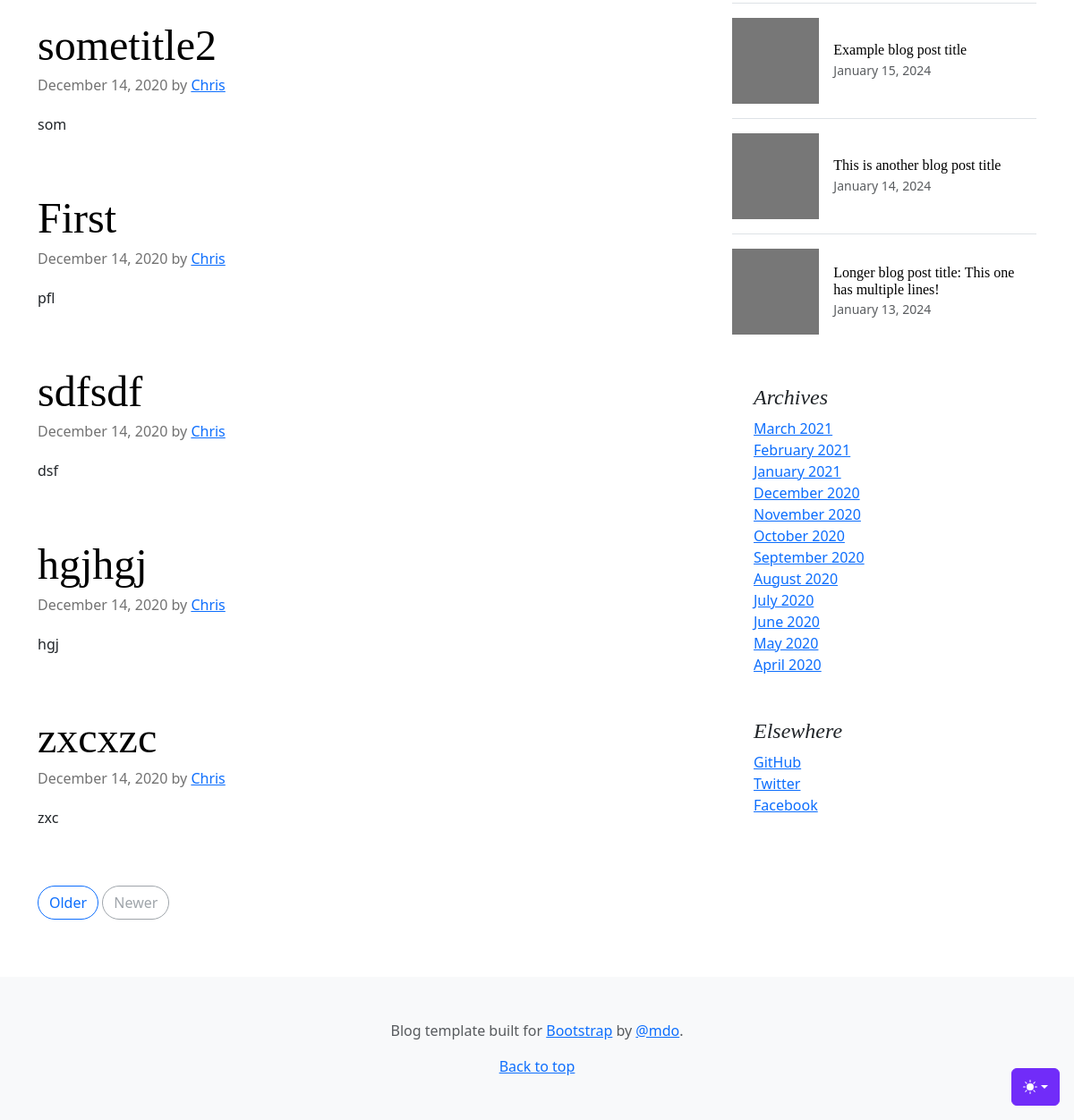
The app's page / (lower part), older data.
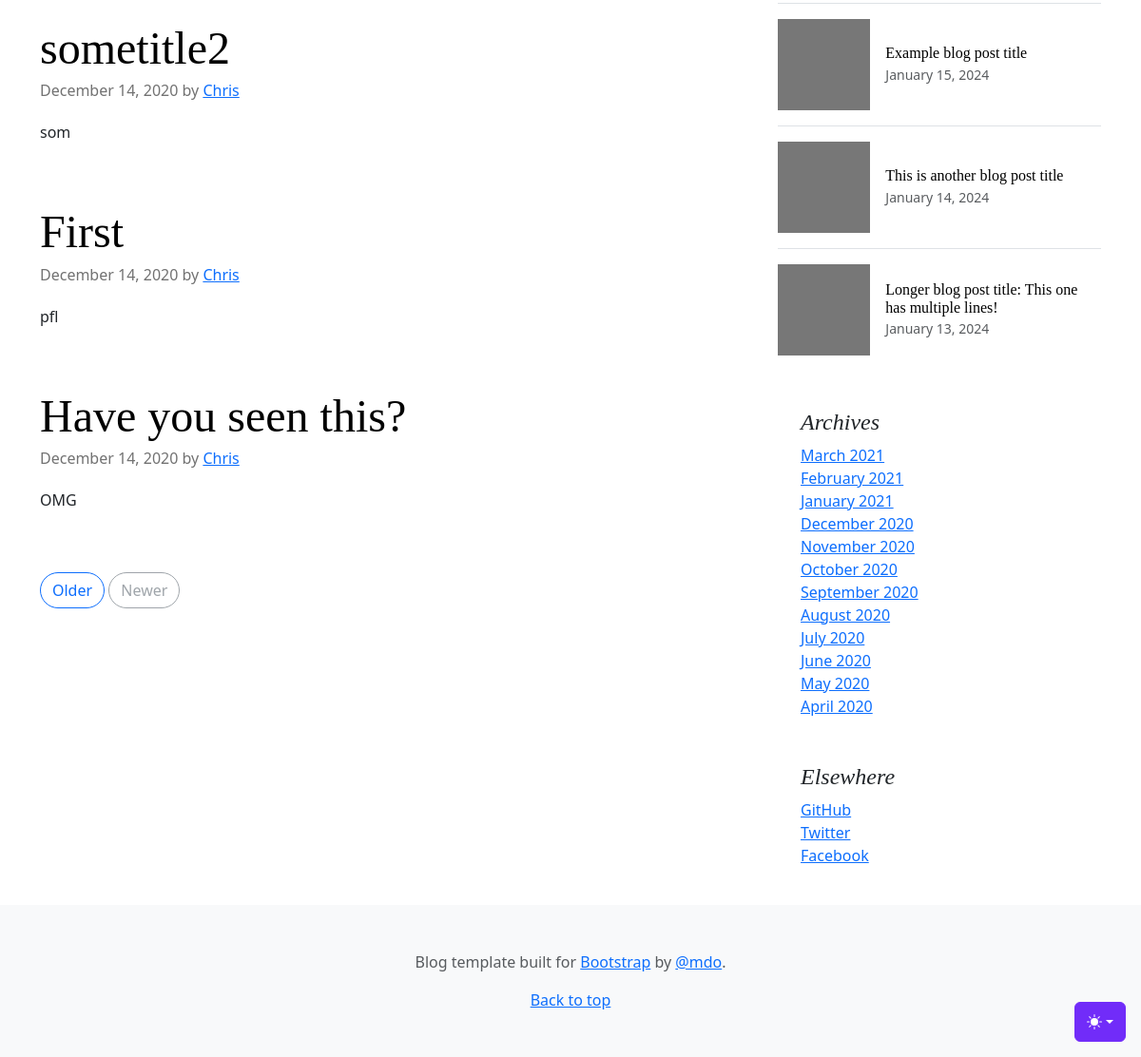
The same page, newer data.
### tables this page shows
CREATE TABLE "posts"
(
    id           integer
        constraint posts_pk
            primary key autoincrement,
    title        text not null,
    body         text not null,
    created_at   DATETIME default current_timestamp,
    published_at datetime default current_timestamp
, "updated_at");

### src/DB.php (called while the page is built, shortened)
<?php
class DB
{
    private $conn;
    public function __construct()
    {
        try {
            $this->conn = new PDO('sqlite:' . __DIR__ . '/../db.sqlite');
            $this->conn->setAttribute(PDO::ATTR_ERRMODE, PDO::ERRMODE_EXCEPTION);
        } catch (PDOException $e) {
            echo "Connection failed: " . $e->getMessage();
        }
    }
    public function all($table, $class)
    {
        $stmt = $this->conn->prepare("SELECT * FROM $table");
        $stmt->execute();
        $stmt->setFetchMode(PDO::FETCH_CLASS, $class);
        return $stmt->fetchAll();
    }
}

### src/Models/Model.php (called while the page is built, shortened)
<?php
class Model {
    public static $table;
    public static function all(){
        $db = new DB();
        return $db->all(static::$table, static::class);
    }
}

### src/Controllers/PublicController.php (called while the page is built, shortened)
<?php
class PublicController
{
    public function index()
    {
        $posts = Post::all();
        view('index', compact('posts'));
    }
}

### helpers.php (called while the page is built, shortened)
<?php
function view($viewName, $vars=[]){
    extract($vars);
    include __DIR__ . "/views/$viewName.php";
}

### src/Models/Post.php (called while the page is built, shortened)
<?php
class Post extends Model {
    public $body;
    public function snippet() {
        return substr($this->body, 0, 3);
    }
}

### views/partials/posts.php (the view, shortened to what this page needs)
<?php foreach($posts as $post): ?>
    <article class="blog-post">
        <h2 class="display-5 link-body-emphasis mb-1"><?=$post->title?></h2>
        <p class="blog-post-meta">December 14, 2020 by <a href="#">Chris</a></p>
        <p><?=$post->snippet()?></p>
    </article>
<?php endforeach; ?>
<nav class="blog-pagination" aria-label="Pagination">
    <a class="btn btn-outline-primary rounded-pill" href="#">Older</a>
    <a class="btn btn-outline-secondary rounded-pill disabled" aria-disabled="true">Newer</a>
</nav>

Row changes from the older to the newer data that the page shows:
removed posts: title "sdfsdf", body "dsf"
removed posts: title "hgjhgj", body "hgj"
removed posts: title "zxcxzc", body "zxc"
added posts: title "Have you seen this?", body "OMG"
